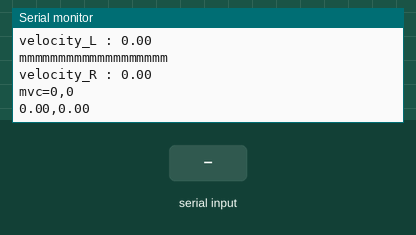
The sketch below on a simulated Arduino Mega 2560, built with avr-gcc and run on an emulated ATmega2560. Parts: the last lines printed to the serial monitor. Inputs (shaded band) come from the test bench.

Above: at 1.2 s.
1.3 s: "90,45,200\n" received over Serial
3.0 s: "90,45\n" received over Serial
4.5 s: "90,45,200,10\n" received over Serial
6.1 s: "5\n" received over Serial
7.6 s: "90,45,200\n" received over the second serial link
At 8.2 s:
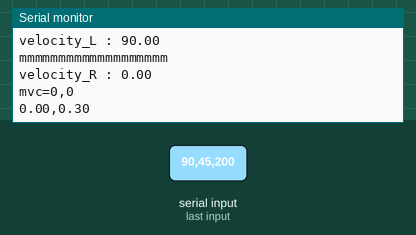
9.1 s: "30,150,10\n" received over the second serial link
At 9.7 s:
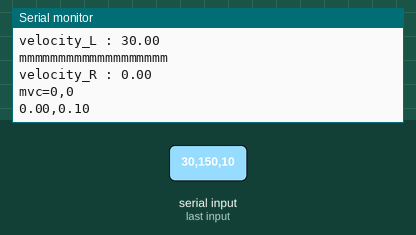
Timing chart, 0 to 11.6 s (numbered marks = the images above; inputs shaded):
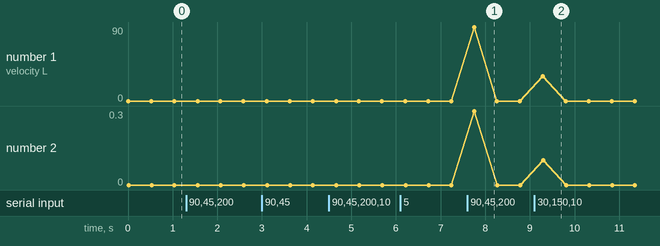

The sketch:

moonwalker_velocity_extraction.ino
```cpp
volatile double v1, v2;
volatile double velocity_Right,velocity_Left;
const double radius = 0.032;

void setup() {
  Serial.begin(115200);
  Serial3.begin(115200);
}

void Serial_Event();
void extract_velocity_Right();
void extract_velocity_Left();
void loop() {
  String cmd_str = "mvc=";
  String buf_velocity_R = "";
  String buf_velocity_L = ",";

  int speed_req_right = 0;//1*60/(2*3.14)/radius;
  int speed_req_left = 0;//1*60/(2*3.14)/radius;

  buf_velocity_R += String(speed_req_right);
  buf_velocity_L += String(speed_req_left);


  cmd_str +=  buf_velocity_R + buf_velocity_L;

  Serial_Event();
  extract_velocity_Left();
  extract_velocity_Right();

  Serial.println(cmd_str);
  Serial.print(velocity_Right);
  Serial.print(',');
  Serial.println(velocity_Left);
  Serial3.println(cmd_str);
  delay(500);

}

void Serial_Event() {
  if (Serial.available()) {
    delay(5);  //데이터 송신 다 받을수 있도록
    String recv_str = ""; //초기화
    String recv_str3 = "";


    do {
      recv_str += (char)Serial.read();
    } while (Serial.available()); //

    Serial.print("recvData : ");
    Serial.print(recv_str);
    //if(recv_str = "123")extract_velocity_Right();
    Serial3.println(recv_str);

    //Serial3.println("v1");
    delay(5); ////데이터 송신후 수신 delay
    do {
      recv_str3 += (char)Serial3.read();
    } while (Serial3.available());

  }
}
void extract_velocity_Right() {
    String recv_str3 = "";
    String str_v1, str_v2;
    Serial3.println("v");
    delay(5); ////데이터 송신후 수신 delay
    do {
      recv_str3 += (char)Serial3.read();
    } while (Serial3.available());
    //'=', '.' 인덱스 넘버 찾기
    int find_equal = recv_str3.indexOf('=', 0); //from 0
    int find_dot = recv_str3.indexOf('.', 0);
    int find_positive = recv_str3.indexOf('-', 0);
    //속도 값 추출
    for (int i = find_equal + 1; i < recv_str3.length(); i++) {str_v1 += recv_str3[i];}
    /*Serial.print("find_equal : ");
    Serial.println(find_equal);
    Serial.print("find_dot : ");
    Serial.println(find_dot);
    Serial.print("find_pos : ");
    Serial.println(find_positive);
    Serial.print("str_v1 : ");
    Serial.println(str_v1);*/
    bool positive;
    if (find_positive < 0) positive = true;
    else if (find_positive > 0) positive = false;
    double v1_1 = str_v1.toInt();
    double v1_2 = str_v1.substring(find_dot - 2, find_dot).toInt() / 100.;
    v1 = positive ? v1_1 + v1_2 : v1_1 - v1_2;
    Serial.print("velocity_R : ");
    Serial.println(v1);
    velocity_Right = v1*radius*2*3.14/60;
}
void extract_velocity_Left(){
    String recv_str3 = "";
    String str_v1, str_v2;
    Serial3.println("v2");
    delay(5); ////데이터 송신후 수신 delay
    do {
      recv_str3 += (char)Serial3.read();
    } while (Serial3.available());
    //'=', '.' 인덱스 넘버 찾기
    int find_equal = recv_str3.indexOf('=', 0); //from 0
    int find_dot = recv_str3.indexOf('.', 0);
    int find_positive = recv_str3.indexOf('-', 0);
    //속도 값 추출
    for (int i = find_equal + 1; i < recv_str3.length(); i++) {str_v1 += recv_str3[i];}
    bool positive;
    if (find_positive < 0) positive = true;
    else if (find_positive > 0) positive = false;
    double v1_1 = str_v1.toInt();
    double v1_2 = str_v1.substring(find_dot - 2, find_dot).toInt() / 100.;
    v2 = positive ? v1_1 + v1_2 : v1_1 - v1_2;
    Serial.print("velocity_L : ");
    Serial.println(v2);
    Serial.println("mmmmmmmmmmmmmmmmmmm");
    velocity_Left = v2*radius*2*3.14/60;
  }
```

Measured:
- after the input at 7.6 s, the serial monitor: prints a new line after 0.15 s (image 1)
- after the input at 9.1 s, the serial monitor: prints a new line after 0.19 s (image 2)
